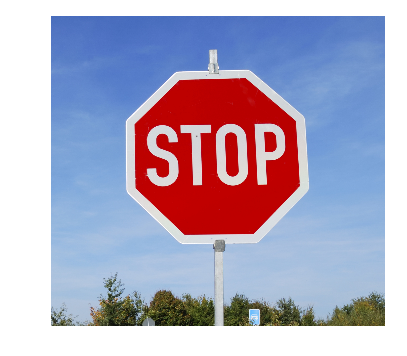
#> input picture CarND-Traffic-Sign-Classifier-Project/stopsign.jpg, 407 x 356 px
$ python wa.py
#> lines starting #> are read from the running program, lines starting #| are printed output that depends on the picture
import matplotlib.pyplot as plt
import matplotlib.gridspec as gridspec
import cv2
import numpy as np
import matplotlib.image as mpimg

def normalize(image):
    return (image - image.mean()) / (image.std() + 1e-8)

def generateImg(img):

    rot_range = np.random.randint(10, high=50)
    shear_range = np.random.randint(1, high=10)
    trans_range = np.random.randint(1, high=5)
    gray = np.random.randint(0, high=100)%2

    rot_angle = np.random.normal(rot_range)-rot_range/2
    rows,cols,ch = img.shape
    Rot_M = cv2.getRotationMatrix2D((cols/2,rows/2),rot_angle,1)
    img = cv2.warpAffine(img,Rot_M,(cols,rows))

    tr_x = trans_range*np.random.uniform()-trans_range/2
    tr_y = trans_range*np.random.uniform()-trans_range/2
    Trans_M = np.float32([[1,0,tr_x],[0,1,tr_y]])
    img = cv2.warpAffine(img,Trans_M,(cols,rows))

    # Shear
    pts1 = np.float32([[5,5],[20,5],[5,20]])
    pt1 = 5+shear_range*np.random.uniform()-shear_range/2
    pt2 = 20+shear_range*np.random.uniform()-shear_range/2
    pts2 = np.float32([[pt1,5],[pt2,pt1],[5,pt2]])
    shear_M = cv2.getAffineTransform(pts1,pts2)
    img = cv2.warpAffine(img,shear_M,(cols,rows))

    if gray == 1:
        img = cv2.cvtColor(image, cv2.COLOR_BGR2GRAY)

    return img

image = cv2.imread('stopsign.jpg')
#> image is the input picture: shape (356, 407, 3); mean B, G, R 192.1, 168.9, 175.1
img1 = normalize(image)

cv2.imshow('img', img1)
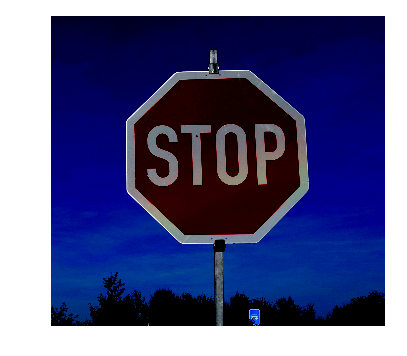
#> window 'img': shape (356, 407, 3); mean B, G, R 134.3, 87.9, 84.8
cv2.waitKey(0)
cv2.destroyAllWindows()
